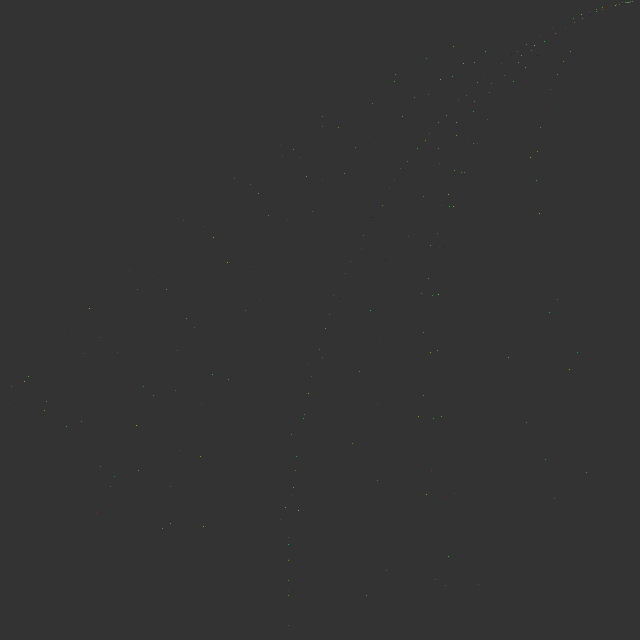
Frame 1 (no input)
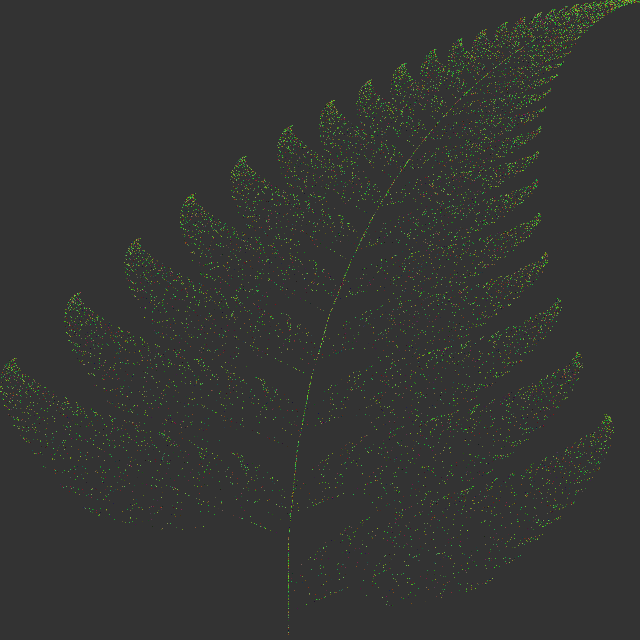
Frame 60 (the mouse pressed at the canvas centre just before this capture)
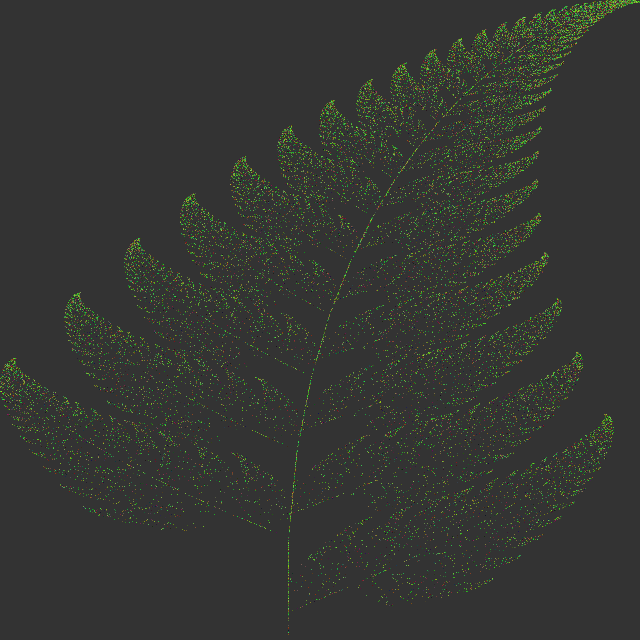
Frame 120 (the mouse held since frame 60 and released just before this capture)

The Processing sketch that drew these frames (run headless with seeded random() and noise(); from frame 60 on, the mouse is pressed at the canvas centre):

// Processing sketch: Barnsley_Fern_ando
// ── Barnsley_Fern_ando.pde
float x = 0, y = 0;
final int INTERACTIONS = 300;

void setup() {
  size(640, 640); 
  background(51);
}

void draw() {
  for (int i = 0; i < INTERACTIONS; i++) {
    drawPoint();
    nextPoint();
  }
}

void drawPoint() {
  stroke(random(180), random(255), random(100));
  strokeWeight(1);
  float px = map(x, -2.1820, 2.6558, 0, width);
  float py = map(y, 0, 9.9983, height, 0);
  point(px, py);
}

void nextPoint() {
  float nextX;
  float nextY;

  float ran = random(1);

  if (ran < 0.01) {
    //1
    nextX = 0;
    nextY = 0.16 * y;
  } else if (ran < 0.86) { 
    //2
    nextX = 0.85 * x + 0.04 * y;
    nextY = -0.04 * x + 0.85 * y + 1.6;
  } else if (ran < 0.93) {
    //3
    nextX = 0.20 * x + -0.26 * y;
    nextY = 0.23 * x + 0.22 * y + 1.6;
  } else {
    //4
    nextX = -0.15 * x + 0.28 * y;
    nextY = 0.26 * x +  0.24 * y + 0.44;
  }

  x = nextX;
  y = nextY;
}
